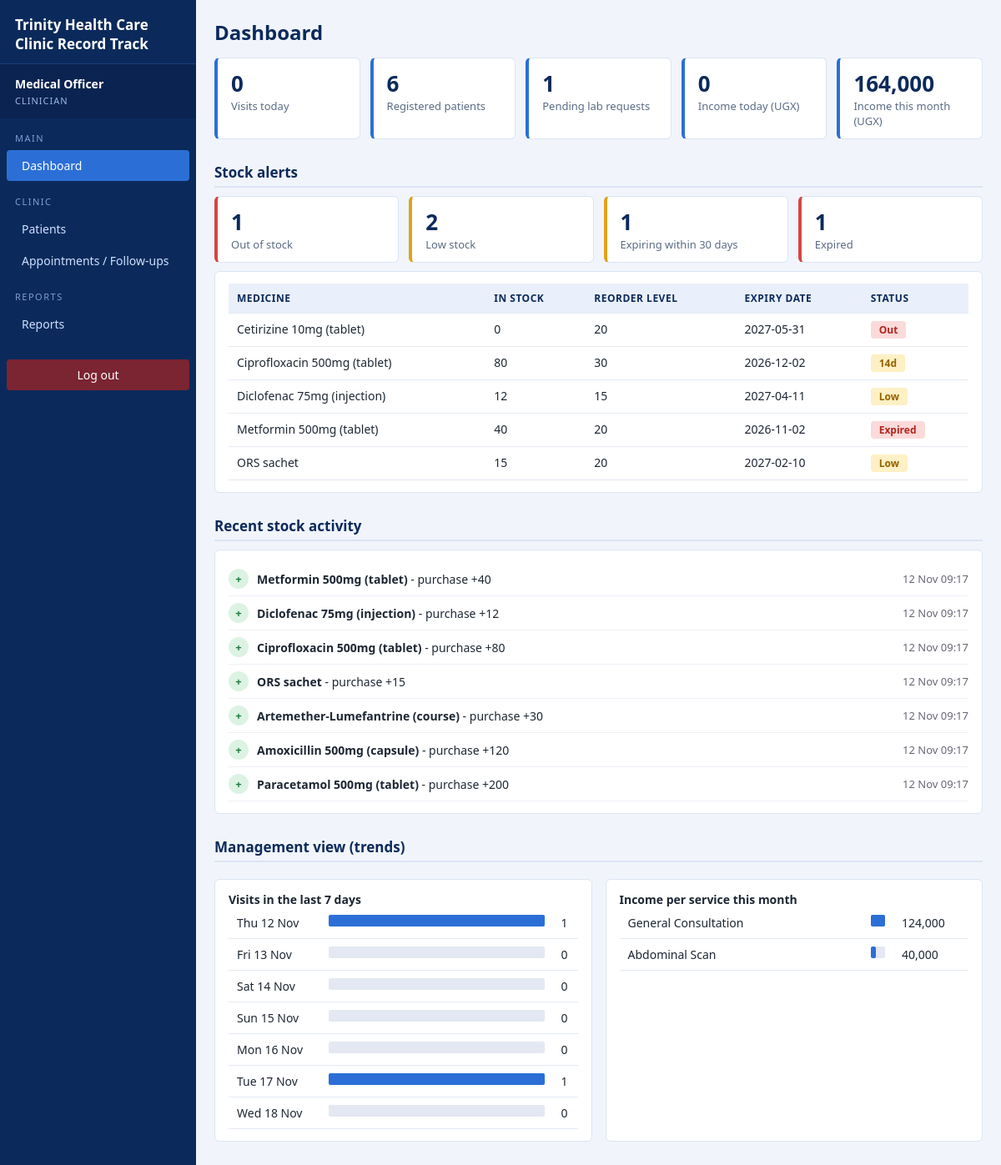
/RecordTrack/index2.php (signed in), run on the app's committed database.
### tables this page shows
CREATE TABLE `drug` (
  `drug_id` int(11) NOT NULL,
  `supplier_id` int(11) DEFAULT NULL,
  `drug_name` varchar(100) NOT NULL,
  `quantity_in_stock` int(11) NOT NULL DEFAULT 0,
  `reorder_level` int(11) NOT NULL DEFAULT 10,
  `unit_price` decimal(10,0) NOT NULL,
  `expiry_date` date DEFAULT NULL
);

CREATE TABLE `stock_movement` (
  `movement_id` int(11) NOT NULL,
  `drug_id` int(11) NOT NULL,
  `staff_id` int(11) DEFAULT NULL,
  `movement_type` enum('Purchase','Dispensed','Adjustment') NOT NULL,
  `quantity` int(11) NOT NULL,
  `created_at` datetime DEFAULT current_timestamp()
);

### RecordTrack/includes/auth.php (called while the page is built, shortened)
<?php
require_once __DIR__ . '/functions.php';
function can($roles) {
    return $_SESSION['role'] === 'management' || in_array($_SESSION['role'], $roles);
}

### RecordTrack/index2.php (the view, shortened to what this page needs)
<?php
require_once __DIR__ . '/includes/auth.php';
require_once __DIR__ . '/includes/functions.php';
$patients_total = $pdo->query("SELECT COUNT(*) FROM patient")->fetchColumn();
$visits_today   = $pdo->query("SELECT COUNT(*) FROM visit WHERE DATE(visit_date) = CURDATE()")->fetchColumn();
$pending_lab    = $pdo->query("SELECT COUNT(*) FROM lab_request WHERE status = 'Pending'")->fetchColumn();
$income_today   = $pdo->query("SELECT COALESCE(SUM(amount),0) FROM payment WHERE DATE(payment_date) = CURDATE()")->fetchColumn();
$income_month   = $pdo->query("SELECT COALESCE(SUM(amount),0) FROM payment WHERE payment_date >= DATE_FORMAT(CURDATE(), '%Y-%m-01')")->fetchColumn();
$drugs = $pdo->query("SELECT * FROM drug ORDER BY drug_name")->fetchAll();
$alerts = [];
$count = ['Out' => 0, 'Low' => 0, 'Expiring' => 0, 'Expired' => 0];
foreach ($drugs as $d) {
    $st = drug_status($d);
    if ($st[0] === 'OK') {
        continue;
    }
    $d['status'] = $st;
    $alerts[] = $d;
    if ($st[0] === 'Out') $count['Out']++;
    elseif ($st[0] === 'Low') $count['Low']++;
    elseif ($st[0] === 'Expired') $count['Expired']++;
    else $count['Expiring']++;
}
include __DIR__ . '/includes/header.php';
?>
<h1>Dashboard</h1>
<div class="cards">
  <div class="card"><div class="num"><?= e($visits_today) ?></div><div class="lbl">Visits today</div></div>
  <div class="card"><div class="num"><?= e($patients_total) ?></div><div class="lbl">Registered patients</div></div>
  <div class="card"><div class="num"><?= e($pending_lab) ?></div><div class="lbl">Pending lab requests</div></div>
  <div class="card"><div class="num"><?= number_format($income_today) ?></div><div class="lbl">Income today (UGX)</div></div>
  <div class="card"><div class="num"><?= number_format($income_month) ?></div><div class="lbl">Income this month (UGX)</div></div>
</div>
<?php if (can(['dispensary', 'clinician'])): ?>
<h2>Stock alerts</h2>
<div class="cards">
  <div class="card red"><div class="num"><?= $count['Out'] ?></div><div class="lbl">Out of stock</div></div>
  <div class="card amber"><div class="num"><?= $count['Low'] ?></div><div class="lbl">Low stock</div></div>
  <div class="card amber"><div class="num"><?= $count['Expiring'] ?></div><div class="lbl">Expiring within 30 days</div></div>
  <div class="card red"><div class="num"><?= $count['Expired'] ?></div><div class="lbl">Expired</div></div>
</div>
<div class="panel">
  <table>
    <tr><th>Medicine</th><th>In stock</th><th>Reorder level</th><th>Expiry date</th><th>Status</th></tr>
    <?php foreach ($alerts as $d): ?>
      <tr>
        <td><?= e($d['drug_name']) ?></td>
        <td><?= e($d['quantity_in_stock']) ?></td>
        <td><?= e($d['reorder_level']) ?></td>
        <td><?= e($d['expiry_date']) ?></td>
        <td><?= badge($d['status'][0], $d['status'][1]) ?></td>
      </tr>
    <?php endforeach; ?>
  </table>
</div>
<h2>Recent stock activity</h2>
<div class="panel">
<?php
$recent = $pdo->query("SELECT m.movement_type, m.quantity, m.created_at, d.drug_name
                       FROM stock_movement m JOIN drug d ON d.drug_id = m.drug_id
                       ORDER BY m.movement_id DESC LIMIT 8")->fetchAll();
foreach ($recent as $r):
    $in = $r['quantity'] > 0; ?>
  <div class="act">
    <span class="ico <?= $in ? 'in' : 'out' ?>"><?= $in ? '+' : '-' ?></span>
    <span><b><?= e($r['drug_name']) ?></b> - <?= e(strtolower($r['movement_type'])) ?> <?= $in ? '+' : '' ?><?= e($r['quantity']) ?></span>
    <span class="small" style="margin-left:auto"><?= e(date('d M H:i', strtotime($r['created_at']))) ?></span>
  </div>
<?php endforeach; ?>
</div>
<?php endif; ?>
<?php if (can(['clinician'])):
    $days = [];
    for ($i = 6; $i >= 0; $i--) {
        $days[date('Y-m-d', strtotime("-$i days"))] = 0;
    }
    $rows = $pdo->query("SELECT DATE(visit_date) AS d, COUNT(*) AS c FROM visit
                         WHERE visit_date >= CURDATE() - INTERVAL 6 DAY GROUP BY DATE(visit_date)")->fetchAll();
    foreach ($rows as $r) {
        if (isset($days[$r['d']])) {
            $days[$r['d']] = (int)$r['c'];
        }
    }
    $maxDay = max($days);
    $perService = $pdo->query("SELECT s.service_name, SUM(p.amount) AS total
                               FROM payment p
                               JOIN visit v ON v.visit_id = p.visit_id
                               JOIN service s ON s.service_id = v.service_id
                               WHERE p.payment_date >= DATE_FORMAT(CURDATE(), '%Y-%m-01')
                               GROUP BY s.service_id ORDER BY total DESC")->fetchAll();
    $maxService = $perService ? $perService[0]['total'] : 0;
?>
<h2>Management view (trends)</h2>
<div class="grid2">
  <div class="panel">
    <b>Visits in the last 7 days</b>
    <table>
      <?php foreach ($days as $day => $c): ?>
        <tr><td style="width:110px"><?= e(date('D d M', strtotime($day))) ?></td><td><?= bar($c, $maxDay) ?></td><td style="width:30px"><?= e($c) ?></td></tr>
      <?php endforeach; ?>
    </table>
  </div>
  <div class="panel">
    <b>Income per service this month</b>
    <table>
      <?php foreach ($perService as $r): ?>
        <tr><td><?= e($r['service_name']) ?></td><td><?= bar($r['total'], $maxService) ?></td><td style="width:90px"><?= number_format($r['total']) ?></td></tr>
      <?php endforeach; ?>
    </table>
  </div>
</div>
<?php endif; ?>
<?php include __DIR__ . '/includes/footer.php'; ?>

### RecordTrack/includes/header.php (shortened to what this page needs)
<?php
$page = basename($_SERVER['SCRIPT_NAME']);
function nav_link($file, $label, $page) {
    $class = ($page === $file) ? 'active' : '';
    echo '<a class="' . $class . '" href="' . $file . '">' . $label . '</a>';
}
?>
<!DOCTYPE html>
<html lang="en">
<head>
<link rel="stylesheet" href="style.css">
</head>
<body>
<?php if (!empty($_SESSION['staff_id'])): ?>
<div class="layout">
<aside class="sidebar">
  <div class="logo">Trinity Health Care Clinic Record Track</div>
  <div class="who"><?= e($_SESSION['name']) ?><span class="role"><?= e($_SESSION['role']) ?></span></div>
  <div class="grp">Main</div>
  <?php nav_link('index2.php', 'Dashboard', $page); ?>
  <?php if (can(['clinician', 'lab', 'finance'])): ?>
  <div class="grp">Clinic</div>
  <?php if (can(['clinician'])): nav_link('patients.php', 'Patients', $page); nav_link('followups.php', 'Appointments / Follow-ups', $page); endif; ?>
  <?php endif; ?>
  <?php if (can(['clinician'])): ?>
  <div class="grp">Reports</div>
  <?php endif; ?>
  <a class="logout" href="logout.php">Log out</a>
</aside>
<div class="content">
<?php endif; ?>
<main>

### RecordTrack/includes/functions.php (shortened to what this page needs)
<?php
function e($text) {
    return htmlspecialchars((string)$text, ENT_QUOTES, 'UTF-8');
}
function bar($value, $max) {
    $width = $max > 0 ? round($value / $max * 100) : 0;
    return '<div class="bar"><div style="width:' . $width . '%"></div></div>';
}
function drug_status($d) {
    $today = date('Y-m-d');
    if (!empty($d['expiry_date']) && $d['expiry_date'] < $today) {
        return ['Expired', 'red'];
    }
    if ($d['quantity_in_stock'] <= 0) {
        return ['Out', 'red'];
    }
    if (!empty($d['expiry_date'])) {
        $days = (int)((strtotime($d['expiry_date']) - strtotime($today)) / 86400);
        if ($days <= 30) {
            return [$days . 'd', 'amber'];
        }
    }
    if ($d['quantity_in_stock'] <= $d['reorder_level']) {
        return ['Low', 'amber'];
    }
    return ['OK', 'green'];
}
function badge($label, $colour) {
    return '<span class="badge ' . e($colour) . '">' . e($label) . '</span>';
}

### RecordTrack/includes/footer.php
</main>
<?php if (!empty($_SESSION['staff_id'])): ?>
</div>
</div>
<?php endif; ?>
</body>
</html>

### RecordTrack/style.css (style rules this page uses)
* { box-sizing: border-box; }
body { font-family: "Segoe UI", Calibri, Arial, sans-serif; margin: 0; background: #f1f5fb; color: #1d2733; font-size: 14px; }
.layout { display: flex; min-height: 100vh; }
.sidebar { width: 235px; background: #0b2a5b; color: #cfe0ff; padding: 0 0 20px; flex-shrink: 0; }
.sidebar .logo { font-weight: bold; font-size: 17px; color: #fff; padding: 18px 18px 12px; border-bottom: 1px solid #1c3f7a; }
.sidebar .who { padding: 14px 18px; background: #0a2350; color: #fff; font-weight: 600; }
.sidebar .who .role { display: block; font-weight: normal; font-size: 11px; color: #9db8e6; text-transform: uppercase; letter-spacing: 1px; margin-top: 3px; }
.sidebar .grp { font-size: 11px; letter-spacing: 1.5px; text-transform: uppercase; color: #7f9cd0; padding: 16px 18px 6px; }
.sidebar a { display: block; color: #cfe0ff; text-decoration: none; padding: 9px 18px; margin: 1px 8px; border-radius: 4px; }
.sidebar a.active { background: #2b6fd6; color: #fff; }
.sidebar a.logout { margin-top: 24px; background: #7b2432; color: #fff; text-align: center; }
.content { flex: 1; min-width: 0; }
main { max-width: 1150px; margin: 0 auto; padding: 22px 22px 40px; }
h1 { color: #0b2a5b; margin: 0 0 14px; font-size: 24px; }
h2 { color: #0b2a5b; margin: 28px 0 10px; font-size: 17px; border-bottom: 2px solid #dbe4f3; padding-bottom: 5px; }
table { border-collapse: collapse; width: 100%; background: #fff; margin: 8px 0; }
th, td { border-bottom: 1px solid #e4eaf4; padding: 9px 10px; text-align: left; vertical-align: top; }
th { background: #eaf0fb; color: #0b2a5b; font-size: 12px; text-transform: uppercase; letter-spacing: .5px; }
.panel, form.box, .box { background: #fff; border: 1px solid #dbe4f3; border-radius: 6px; padding: 14px 16px; margin: 10px 0; }
.panel table { margin: 0; }
.cards { display: flex; flex-wrap: wrap; gap: 12px; margin-bottom: 8px; }
.card { background: #fff; border: 1px solid #dbe4f3; border-left: 4px solid #2b6fd6; border-radius: 6px; padding: 12px 16px; flex: 1 1 150px; }
.card.red { border-left-color: #d64545; }
.card.amber { border-left-color: #e0a31a; }
.card .num { font-size: 26px; font-weight: 700; color: #0b2a5b; }
.card .lbl { color: #5a6b85; font-size: 13px; }
.badge { display: inline-block; padding: 2px 10px; border-radius: 4px; font-size: 12px; font-weight: 700; }
.badge.red { background: #fbdada; color: #b3261e; }
.badge.amber { background: #fdf0c4; color: #946200; }
.bar { background: #e3e8f2; height: 14px; width: 100%; border-radius: 2px; }
.bar div { background: #2b6fd6; height: 14px; border-radius: 2px; }
.grid2 { display: grid; grid-template-columns: 1fr 1fr; gap: 16px; }
.small { color: #667; font-size: 13px; }
.act { display: flex; gap: 10px; padding: 8px 0; border-bottom: 1px solid #edf1f8; align-items: center; }
.act .ico { width: 24px; height: 24px; border-radius: 50%; text-align: center; line-height: 24px; font-weight: bold; font-size: 13px; }
.act .ico.in { background: #dcf3e3; color: #1d7a3d; }

### data on the page
drug: supplier "1", drug_id "2"
drug: drug_name "Cetirizine 10mg (tablet)", quantity_in_stock "0", reorder_level "20", expiry_date "2027-05-31", label "Out", supplier "1"
drug: drug_name "Ciprofloxacin 500mg (tablet)", quantity_in_stock "80", reorder_level "30", expiry_date "2026-12-02", label "14d"
drug: drug_name "Diclofenac 75mg (injection)", quantity_in_stock "12", reorder_level "15", expiry_date "2027-04-11", label "Low"
drug: drug_name "Metformin 500mg (tablet)", quantity_in_stock "40", reorder_level "20", expiry_date "2026-11-02", label "Expired"
drug: drug_name "ORS sachet", quantity_in_stock "15", reorder_level "20", expiry_date "2027-02-10", label "Low"
stock_movement: drug.drug_name "Metformin 500mg (tablet)", movement_type "purchase", quantity "40", created_at "12 Nov 09:17"
stock_movement: drug.drug_name "Diclofenac 75mg (injection)", movement_type "purchase", quantity "12", created_at "12 Nov 09:17"
stock_movement: drug.drug_name "Ciprofloxacin 500mg (tablet)", movement_type "purchase", quantity "80", created_at "12 Nov 09:17"
stock_movement: drug.drug_name "ORS sachet", movement_type "purchase", quantity "15", created_at "12 Nov 09:17"
stock_movement: drug.drug_name "Artemether-Lumefantrine (course)", movement_type "purchase", quantity "30", created_at "12 Nov 09:17"
stock_movement: drug.drug_name "Amoxicillin 500mg (capsule)", movement_type "purchase", quantity "120", created_at "12 Nov 09:17"
stock_movement: drug.drug_name "Paracetamol 500mg (tablet)", movement_type "purchase", quantity "200", created_at "12 Nov 09:17"

### other printed values
$_SESSION['name'] "Medical Officer"
$_SESSION['role'] "CLINICIAN"
$label "Dashboard Patients Appointments / Follow-ups Reports"
$visits_today "0"
$patients_total "6"
$pending_lab "1"
$income_today "0"
$income_month "164,000"
date('D d M', strtotime($day)) "Thu 12 Nov"
date('D d M', strtotime($day)) "Fri 13 Nov"
date('D d M', strtotime($day)) "Sat 14 Nov"
date('D d M', strtotime($day)) "Sun 15 Nov"
date('D d M', strtotime($day)) "Mon 16 Nov"
date('D d M', strtotime($day)) "Tue 17 Nov"
date('D d M', strtotime($day)) "Wed 18 Nov"
